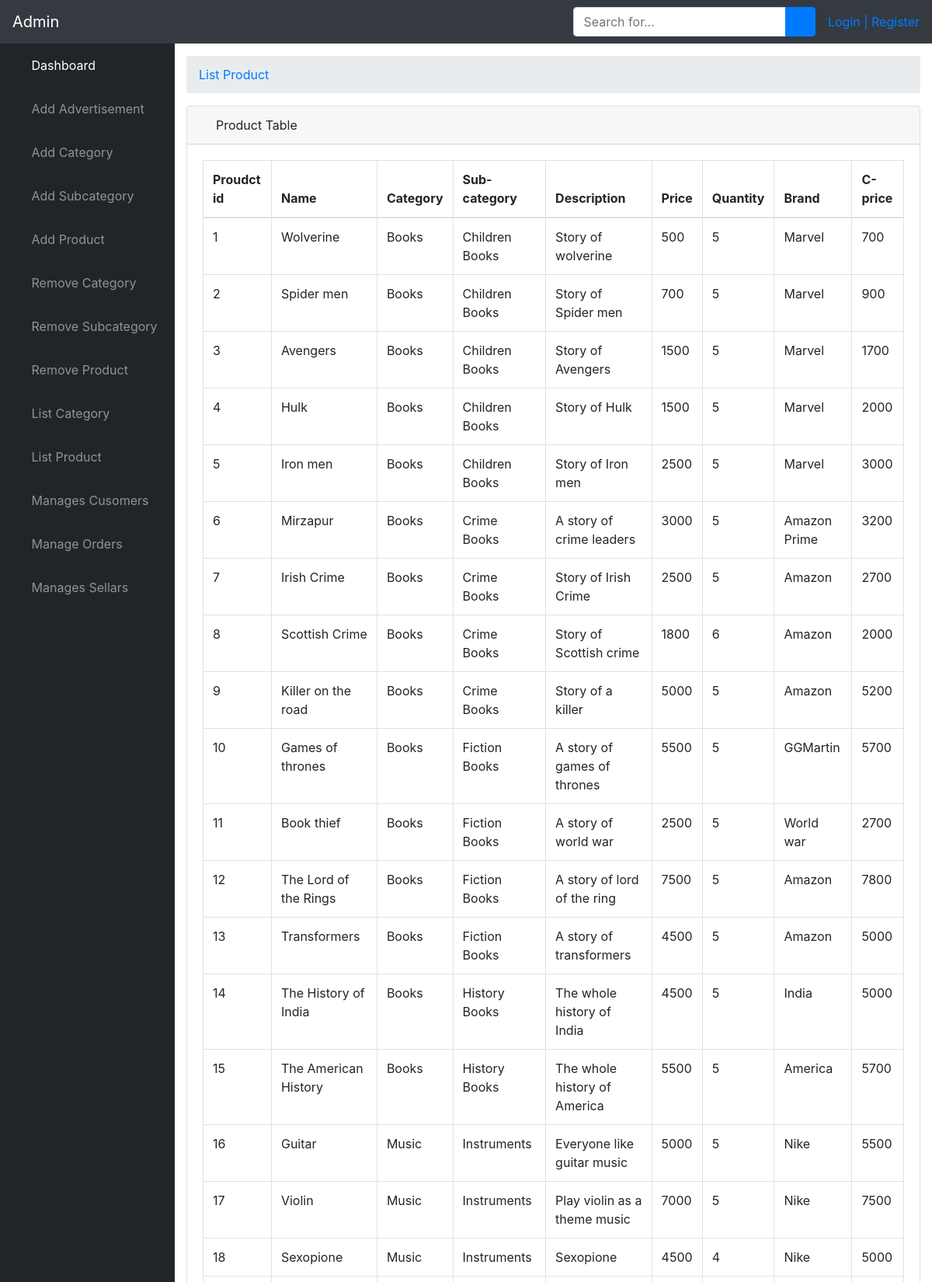
Page /Admin/listpro.php (upper part) on the committed database.
### tables this page shows
CREATE TABLE IF NOT EXISTS `product` (
  `pid` int(11) NOT NULL AUTO_INCREMENT,
  `product_name` varchar(200) NOT NULL,
  `category` varchar(20) NOT NULL,
  `sub_category` varchar(100) NOT NULL,
  `product_description` varchar(500) NOT NULL,
  `price` int(10) NOT NULL,
  `quantity` int(10) NOT NULL,
  `image` varchar(200) NOT NULL,
  `brand` varchar(100) NOT NULL,
  `c_price` int(10) NOT NULL,
  PRIMARY KEY (`pid`)
);

### Admin/listpro.php (the view, shortened to what this page needs)
<?php
  include("db.php");
  $database = "e-commerce";
  mysqli_select_db($conn,$database);
  $quer = "SELECT * FROM `product`;";
  $result = mysqli_query($conn,$quer);
?>
<!DOCTYPE html>
<html lang="en">
<head>
  <link href="vendor/fontawesome-free/css/all.min.css" rel="stylesheet" type="text/css">
  <link href="vendor/datatables/dataTables.bootstrap4.css" rel="stylesheet">
  <link href="css/sb-admin.css" rel="stylesheet">
</head>
<body id="page-top">
  <nav class="navbar navbar-expand navbar-dark bg-dark static-top">
    <a class="navbar-brand mr-1" href="admin.php">Admin</a>
    <form class="d-none d-md-inline-block form-inline ml-auto mr-0 mr-md-3 my-2 my-md-0">
      <div class="input-group">
        <input type="text" class="form-control" placeholder="Search for..." aria-label="Search" aria-describedby="basic-addon2">
        <div class="input-group-append">
          <button class="btn btn-primary" type="button">
            <i class="fas fa-search"></i>
          </button>
        </div>
      </div>
    </form>
    <ul class="navbar-nav ml-auto ml-md-0">
      <li style="color: #468cfc;">
        <?php
          if (!empty($_SESSION['admin_first_name'])) {
            echo $_SESSION['admin_first_name'].$_SESSION['admin_last_name']." | ";
            echo '<a href="admin.php?id=log_out"> Log-out</a>';
          }
          else
          {
            echo '<a href="login.php">Login |</a>
        <a href="register.php"> Register</a>';
          }
         ?>
      </li>
    </ul>
  </nav>
  <div id="wrapper">
    <ul class="sidebar navbar-nav">
      <li class="nav-item active">
        <a class="nav-link" href="admin.php">
          <i class="fas fa-fw fa-tachometer-alt"></i>
          <span>Dashboard</span>
        </a>
      </li>
        <li class="nav-item">
        <a class="nav-link" href="addadvertisement.php">
          <i class="fas fa-fw fa-table"></i>
          <span>Add Advertisement</span></a>
      </li>
      <li class="nav-item">
        <a class="nav-link" href="addcat.php">
          <i class="fas fa-fw fa-chart-area"></i>
          <span>Add Category</span></a>
      </li>
      <li class="nav-item">
        <a class="nav-link" href="addsubcategory.php">
          <i class="fas fa-fw fa-table"></i>
          <span>Add Subcategory</span></a>
      </li>
      <li class="nav-item">
        <a class="nav-link" href="addpro.php">
          <i class="fas fa-fw fa-table"></i>
          <span>Add Product</span></a>
      </li>
      <li class="nav-item">
        <a class="nav-link" href="removecat.php">
          <i class="fas fa-fw fa-table"></i>
          <span>Remove Category</span></a>
      </li>
      <li class="nav-item">
        <a class="nav-link" href="removesubcategory.php">
          <i class="fas fa-fw fa-table"></i>
          <span>Remove Subcategory</span></a>
      </li>
      <li class="nav-item">
        <a class="nav-link" href="removepro.php">
          <i class="fas fa-fw fa-table"></i>
          <span>Remove Product</span></a>
      </li>
      <li class="nav-item">
        <a class="nav-link" href="listcat.php">
          <i class="fas fa-fw fa-table"></i>
          <span>List Category</span></a>
      </li>
      <li class="nav-item">
        <a class="nav-link" href="listpro.php">
          <i class="fas fa-fw fa-table"></i>
          <span>List Product</span></a>
      </li>
      <li class="nav-item">
        <a class="nav-link" href="managecustomer.php">
          <i class="fas fa-fw fa-table"></i>
          <span>Manages Cusomers</span></a>
      </li>
      <li class="nav-item">
        <a class="nav-link" href="manageorders.php">
          <i class="fas fa-fw fa-table"></i>
          <span>Manage Orders</span></a>
      </li>
      <li class="nav-item">
        <a class="nav-link" href="managesellar.php">
          <i class="fas fa-fw fa-table"></i>
          <span>Manages Sellars</span></a>
      </li>
    </ul>
        <div id="content-wrapper">
      <div class="container-fluid">
        <ol class="breadcrumb">
          <li class="breadcrumb-item">
            <a href="#">List Product</a>
          </li>
        </ol>
        <div class="card mb-3">
          <div class="card-header">
            <i class="fas fa-table"></i>
            Product Table</div>
          <div class="card-body">
            <div class="table-responsive">
              <table class="table table-bordered" id="dataTable" width="100%" cellspacing="0">
                <thead>
                  <tr>
                    <th>Proudct id</th>
                    <th>Name</th>
                    <th>Category</th>
                    <th>Sub-category</th>
                    <th>Description</th>
                    <th>Price</th>
                    <th>Quantity</th>
                    <th>Brand</th>
                    <th>C-price</th>
                  </tr>
                </thead>
                <tbody>
                <?php
                  while ($data = $result->fetch_assoc()) {
                    echo "<tr>";
                    echo "<td>" . $data['pid'] ."</td>";
                    echo "<td>" . $data['product_name'] ."</td>";
                    echo "<td>" . $data['category'] ."</td>";
                    echo "<td>" .$data['sub_category'] ."</td>";
                    echo "<td>" .$data['product_description'] ."</td>";
                    echo "<td>" .$data['price'] ."</td>";
                    echo "<td>" .$data['quantity'] ."</td>";
                    echo "<td>" .$data['brand'] ."</td>";
                    echo "<td>" .$data['c_price'] ."</td>";
                    echo "</tr>";
                  }
                  ?>
                </tbody>
              </table>
            </div>
          </div>
      </div>
    </div>
    </div>
  </div>
</body>
</html>

### rows in the picture
product: pid "1", product_name "Wolverine", category "Books", sub_category "Children Books", product_description "Story of wolverine", price "500", quantity "5", brand "Marvel", c_price "700"
product: pid "2", product_name "Spider men", category "Books", sub_category "Children Books", product_description "Story of Spider men", price "700", quantity "5", brand "Marvel", c_price "900"
product: pid "3", product_name "Avengers", category "Books", sub_category "Children Books", product_description "Story of Avengers", price "1500", quantity "5", brand "Marvel", c_price "1700"
product: pid "4", product_name "Hulk", category "Books", sub_category "Children Books", product_description "Story of Hulk", price "1500", quantity "5", brand "Marvel", c_price "2000"
product: pid "5", product_name "Iron men", category "Books", sub_category "Children Books", product_description "Story of Iron men", price "2500", quantity "5", brand "Marvel", c_price "3000"
product: pid "6", product_name "Mirzapur", category "Books", sub_category "Crime Books", product_description "A story of crime leaders", price "3000", quantity "5", brand "Amazon Prime", c_price "3200"
product: pid "7", product_name "Irish Crime", category "Books", sub_category "Crime Books", product_description "Story of Irish Crime", price "2500", quantity "5", brand "Amazon", c_price "2700"
product: pid "8", product_name "Scottish Crime", category "Books", sub_category "Crime Books", product_description "Story of Scottish crime", price "1800", quantity "6", brand "Amazon", c_price "2000"
product: pid "9", product_name "Killer on the road", category "Books", sub_category "Crime Books", product_description "Story of a killer", price "5000", quantity "5", brand "Amazon", c_price "5200"
product: pid "10", product_name "Games of thrones", category "Books", sub_category "Fiction Books", product_description "A story of games of thrones", price "5500", quantity "5", brand "GGMartin", c_price "5700"
product: pid "11", product_name "Book thief", category "Books", sub_category "Fiction Books", product_description "A story of world war", price "2500", quantity "5", brand "World war", c_price "2700"
product: pid "12", product_name "The Lord of the Rings", category "Books", sub_category "Fiction Books", product_description "A story of lord of the ring", price "7500", quantity "5", brand "Amazon", c_price "7800"
product: pid "13", product_name "Transformers", category "Books", sub_category "Fiction Books", product_description "A story of transformers", price "4500", quantity "5", brand "Amazon", c_price "5000"
product: pid "14", product_name "The History of India", category "Books", sub_category "History Books", product_description "The whole history of India", price "4500", quantity "5", brand "India", c_price "5000"
product: pid "15", product_name "The American History", category "Books", sub_category "History Books", product_description "The whole history of America", price "5500", quantity "5", brand "America", c_price "5700"
product: pid "16", product_name "Guitar", category "Music", sub_category "Instruments", product_description "Everyone like guitar music", price "5000", quantity "5", brand "Nike", c_price "5500"
product: pid "17", product_name "Violin", category "Music", sub_category "Instruments", product_description "Play violin as a theme music", price "7000", quantity "5", brand "Nike", c_price "7500"
product: pid "18", product_name "Sexopione", category "Music", sub_category "Instruments", product_description "Sexopione", price "4500", quantity "4", brand "Nike", c_price "5000"
